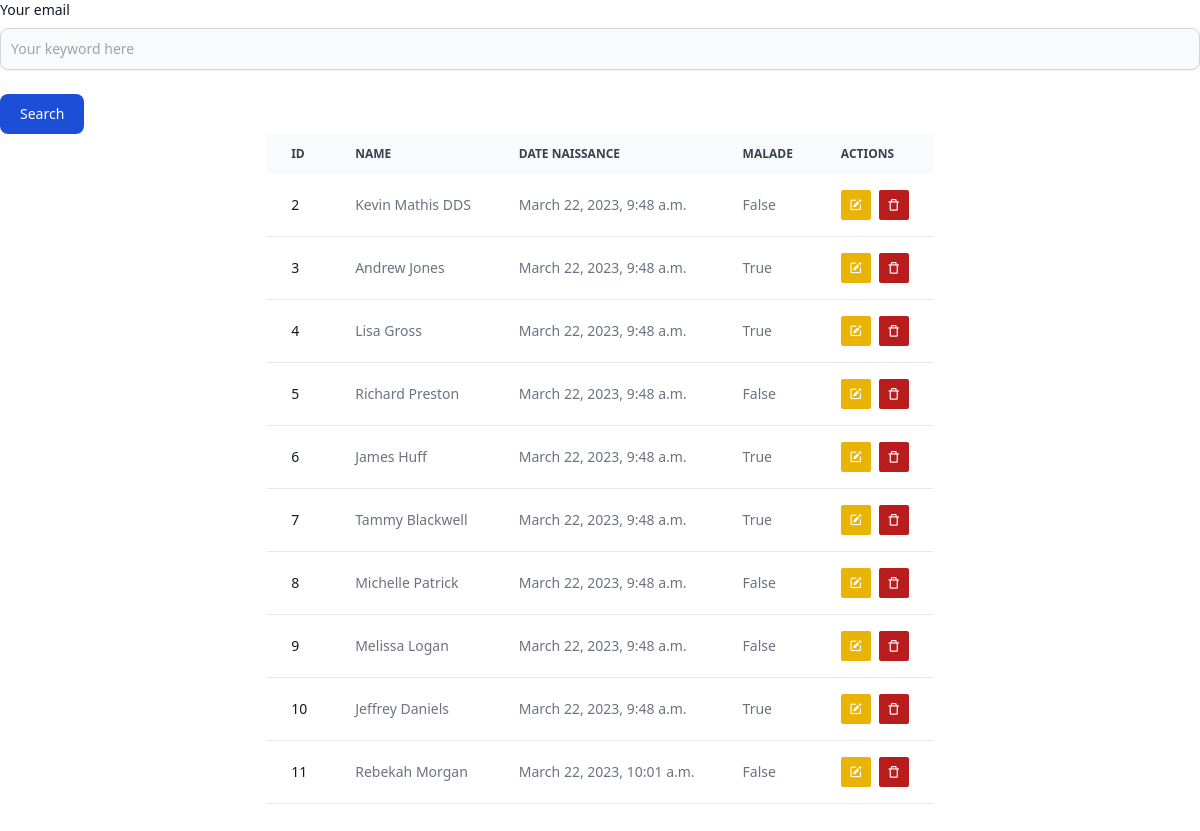
/hospital/, run on the app's committed database.
### hospital/models.py (models this page shows, shortened)
class Patient(models.Model):
    nom = models.CharField(max_length=100)
    date = models.DateTimeField(auto_now_add=True)
    malade = models.BooleanField(default=False)

### hospital/views.py (the view)
# urls.py: path('', patient_list, name='patient_list'),
def patient_list(request):
    data = Patient.objects.all()
    paginator = Paginator(data,10)
    page = request.GET.get('page',1)
    try:
        patients = paginator.page(page)
    except PageNotAnInteger:
        patients = paginator.page(1)
    except EmptyPage:
        patients = paginator.page(paginator.num_pages)
    return render(request, 'patients_list.html', {'patients': patients})

### hospital/templates/patients_list.html (shortened to what this page needs)
<!DOCTYPE html>
<html lang="en">
<head>
    <script src="https://cdn.tailwindcss.com"></script>
    <link href='https://unpkg.com/boxicons@2.1.4/css/boxicons.min.css' rel='stylesheet'>
</head>
<body>
<form action="{% url 'search' %}">
  <div class="mb-6">
    <label for="email" class="block mb-2 text-sm font-medium text-gray-900 dark:text-white">Your email</label>
    <input type="text" id="email" name="kw" class="shadow-sm bg-gray-50 border border-gray-300 text-gray-900 text-sm rounded-lg focus:ring-blue-500 focus:border-blue-500 block w-full p-2.5 dark:bg-gray-700 dark:border-gray-600 dark:placeholder-gray-400 dark:text-white dark:focus:ring-blue-500 dark:focus:border-blue-500 dark:shadow-sm-light" placeholder="Your keyword here">
  </div>
  <button type="submit" class="text-white bg-blue-700 hover:bg-blue-800 focus:ring-4 focus:outline-none focus:ring-blue-300 font-medium rounded-lg text-sm px-5 py-2.5 text-center dark:bg-blue-600 dark:hover:bg-blue-700 dark:focus:ring-blue-800">Search</button>
</form>
<div class="flex items-center justify-center ">
    <div class="relative overflow-x-auto  h-screen ">
        <table class="w-full text-sm text-left text-gray-500 dark:text-gray-400">
            <thead class="text-xs text-gray-700 uppercase bg-gray-50 dark:bg-gray-700 dark:text-gray-400">
                <tr>
                    <th scope="col" class="px-6 py-3">
                        Id
                    </th>
                    <th scope="col" class="px-6 py-3">
                        Name
                    </th>
                    <th scope="col" class="px-6 py-3">
                        Date Naissance
                    </th>
                    <th scope="col" class="px-6 py-3">
                        Malade
                    </th>
                    <th scope="col" class="px-6 py-3">
                        Actions
                    </th>
                </tr>
            </thead>
            <tbody>
                {% for patient in patients %}
                <tr class="bg-white border-b dark:bg-gray-800 dark:border-gray-700">
                    <th scope="row" class="px-6 py-4 font-medium text-gray-900 whitespace-nowrap dark:text-white">
                        {{patient.id}}
                    </th>
                    <td class="px-6 py-4">
                        {{patient.nom}}
                    </td>
                    <td class="px-6 py-4">
                        {{patient.date}}
                    </td>
                    <td class="px-6 py-4">
                        {{patient.malade}}
                    </td>
                    <td class="px-6 py-4 flex items-center space-x-2">
                        <i class='bx bxs-edit text-white p-2 bg-yellow-500 rounded-sm'></i>
                        <form method="post" action="{% url 'delete_patient' patient.pk %}">
                             <button type="submit">
                                <i class='bx bx-trash-alt text-white p-2 bg-red-700 rounded-sm'></i>
                            </button>
                        </form>
                    </td>
                </tr>
                {% endfor %}
            </tbody>
        </table>
    </div>
</div>
</body>
</html>

### data on the page
Patient: id "2", nom "Kevin Mathis DDS", date "March 22, 2023, 9:48 a.m.", malade "False"
Patient: id "3", nom "Andrew Jones", date "March 22, 2023, 9:48 a.m.", malade "True"
Patient: id "4", nom "Lisa Gross", date "March 22, 2023, 9:48 a.m.", malade "True"
Patient: id "5", nom "Richard Preston", date "March 22, 2023, 9:48 a.m.", malade "False"
Patient: id "6", nom "James Huff", date "March 22, 2023, 9:48 a.m.", malade "True"
Patient: id "7", nom "Tammy Blackwell", date "March 22, 2023, 9:48 a.m.", malade "True"
Patient: id "8", nom "Michelle Patrick", date "March 22, 2023, 9:48 a.m.", malade "False"
Patient: id "9", nom "Melissa Logan", date "March 22, 2023, 9:48 a.m.", malade "False"
Patient: id "10", nom "Jeffrey Daniels", date "March 22, 2023, 9:48 a.m.", malade "True"
Patient: id "11", nom "Rebekah Morgan", date "March 22, 2023, 10:01 a.m.", malade "False"
